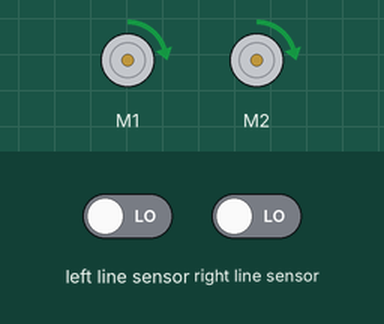
Simulated run of this program. Board: BBC micro:bit (MakeCode). Parts: 2 × DC motor (green arrow = forward, orange = backward, longer = faster). Inputs (shaded band) come from the test bench; at power-on: left line sensor LOW, right line sensor LOW.

Above: at 1.2 s.
1.3 s: left line sensor driven HIGH
At 1.6 s:
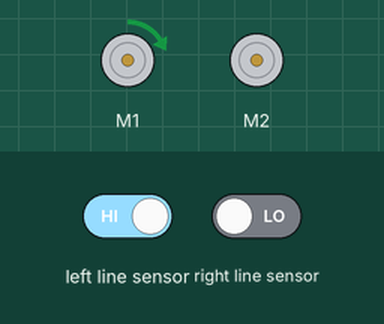
2.8 s: right line sensor driven HIGH
At 3.6 s:
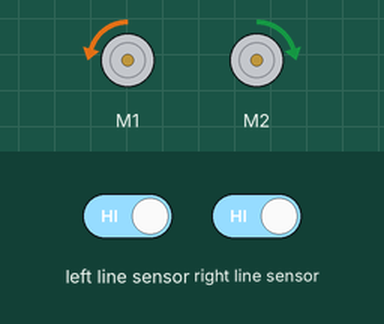
4.3 s: right line sensor driven LOW
At 5.2 s:
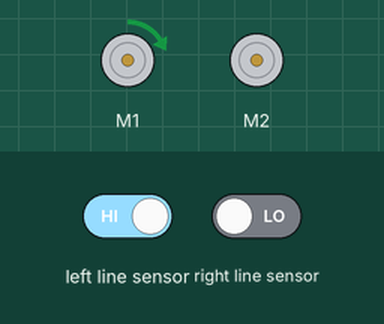
5.8 s: left line sensor driven LOW
At 6.9 s:
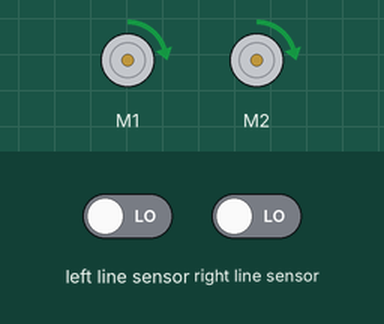
Timing chart, 0 to 8.3 s (numbered marks = the images above; inputs shaded):
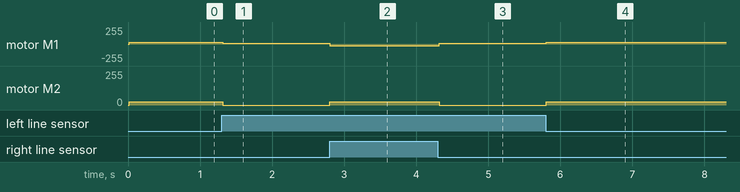

Measured:
- after the input at 1.3 s, motor M1: forward 25/255 → forward 10/255 at once; motor M2: forward 25/255 → stopped at once
- after the input at 2.8 s, motor M1: forward 10/255 → backward 25/255 at once; motor M2: stopped → forward 25/255 at once
- after the input at 4.3 s, motor M1: backward 25/255 → forward 10/255 at once; motor M2: forward 25/255 → stopped at once
- after the input at 5.8 s, motor M1: forward 10/255 → forward 25/255 at once; motor M2: stopped → forward 25/255 at once

The program:

main.ts
```typescript
basic.forever(function () {
    if (maqueen.readPatrol(maqueen.Patrol.PatrolLeft) == 0 && maqueen.readPatrol(maqueen.Patrol.PatrolRight) == 0) {
        maqueen.motorRun(maqueen.Motors.M1, maqueen.Dir.CW, 25)
        maqueen.motorRun(maqueen.Motors.M2, maqueen.Dir.CW, 25)
    }
    if (maqueen.readPatrol(maqueen.Patrol.PatrolLeft) == 1 && maqueen.readPatrol(maqueen.Patrol.PatrolRight) == 0) {
        maqueen.motorRun(maqueen.Motors.M2, maqueen.Dir.CW, 0)
        maqueen.motorRun(maqueen.Motors.M1, maqueen.Dir.CW, 10)
    }
    if (maqueen.readPatrol(maqueen.Patrol.PatrolLeft) == 0 && maqueen.readPatrol(maqueen.Patrol.PatrolRight) == 1) {
        maqueen.motorRun(maqueen.Motors.M1, maqueen.Dir.CW, 0)
        maqueen.motorRun(maqueen.Motors.M2, maqueen.Dir.CW, 10)
    }
    while (maqueen.readPatrol(maqueen.Patrol.PatrolLeft) == 1 && maqueen.readPatrol(maqueen.Patrol.PatrolRight) == 1) {
        maqueen.motorRun(maqueen.Motors.M1, maqueen.Dir.CCW, 25)
        maqueen.motorRun(maqueen.Motors.M2, maqueen.Dir.CW, 25)
    }
})
```

test.ts
```typescript
// aquí va el archivo "tests"; esto no se compilará cuando este paquete se utilice como una extensión.
```
